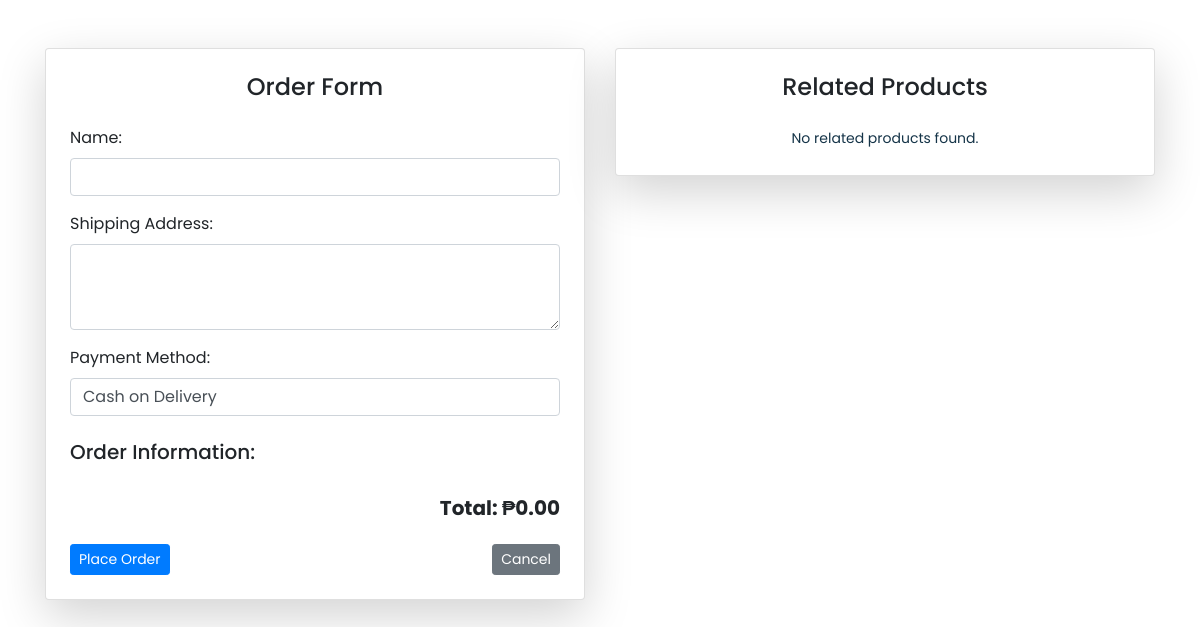
Page /order_form.php (signed in) on the earlier database version.
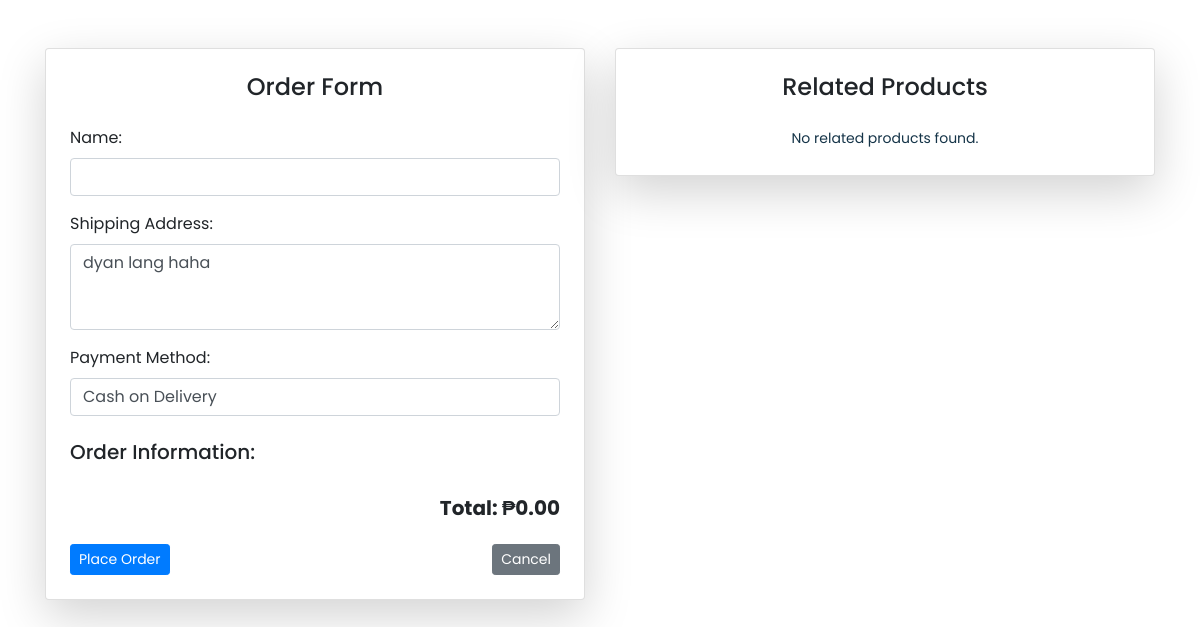
Same page on the later database version.
### tables this page shows
CREATE TABLE `users` (
  `id` int(11) NOT NULL,
  `username` varchar(50) NOT NULL,
  `password` varchar(255) NOT NULL,
  `email` varchar(100) NOT NULL,
  `role` varchar(20) NOT NULL DEFAULT 'customer',
  `gender` enum('male','female','other') DEFAULT NULL,
  `birthday` date DEFAULT NULL,
  `created_at` timestamp NOT NULL DEFAULT current_timestamp(),
  `reset_token` varchar(100) DEFAULT NULL,
  `address` text DEFAULT NULL
);

### order_form.php (the view, shortened to what this page needs)
<?php
require_once 'includes/connection.php';
$stmt = $pdo->prepare("SELECT * FROM users WHERE id = :id");
$stmt->bindParam(':id', $_SESSION['user_id'], PDO::PARAM_INT);
$stmt->execute();
$user = $stmt->fetch(PDO::FETCH_ASSOC);
$default_address = $user['address'] ?? '';
$total_price = 0;
$related_products = [];
?>
<!DOCTYPE html>
<html lang="en">
<head>
    <link rel="stylesheet" href="assets/css/bootstrap.min.css">
    <link rel="stylesheet" href="assets/css/style.css">
    <link rel="stylesheet" href="https://cdnjs.cloudflare.com/ajax/libs/font-awesome/4.7.0/css/font-awesome.min.css">
    <link rel="stylesheet" type="text/css" href="assets/css/bootstrap.min.css">
    <link rel="stylesheet" href="assets/css/style.css">
    <link rel="stylesheet" href="assets/css/get-product-style.css">
    <link rel="stylesheet" href="assets/css/owl-carousel.css">
    <link rel="stylesheet" href="assets/css/lightbox.css">
</head>
<body>
    <div class="container mt-5">
        <div class="row">
            <div class="col-12 col-md-7 col-lg-6">
                <div class="card shadow-lg p-4">
                    <h2 class="h4 mb-4 text-center">Order Form</h2>
                    <form action="process_order.php" method="POST">
                        <div class="form-group mb-3">
                            <label for="name">Name:</label>
                            <input type="text" class="form-control" id="name" name="name" value="<?php echo htmlspecialchars($user['name'] ?? ''); ?>" required>
                        </div>
                        <div class="form-group mb-3">
                            <label for="address">Shipping Address:</label>
                            <textarea class="form-control" id="address" name="address" rows="3" required><?php echo htmlspecialchars($default_address); ?></textarea>
                        </div>
                        <div class="form-group mb-4">
                            <label for="payment_method">Payment Method:</label>
                            <select class="form-control" id="payment_method" name="payment_method" required>
                                <option value="cash_on_delivery">Cash on Delivery</option>
                            </select>
                        </div>
                        <div class="form-group mb-4">
                            <h4 class="h5 mb-3">Order Information:</h4>
                            <p class="h5 text-end"><strong>Total: ₱<?php echo number_format($total_price, 2); ?></strong></p>
                        </div>
                        <div class="d-grid d-md-flex justify-content-between">
                            <button type="submit" class="btn btn-primary btn-sm">Place Order</button>
                            <a href="home.php" class="btn btn-secondary btn-sm">Cancel</a>
                        </div>
                    </form>
                </div>
            </div>
            <div class="col-12 col-md-5 col-lg-6">
                <div class="card shadow-lg p-4">
                    <h2 class="h4 mb-4 text-center">Related Products</h2>
                    <div class="row">
                    <?php if (!empty($related_products)): ?>
                        <?php foreach ($related_products as $related): ?>
                            <div class="col-md-4">
                                <div class="card mb-3">
                                    <div class="thumb">
                                        <?php
                                        $imagePath = !empty($related['image']) ? './uploads/' . basename($related['image']) : 'assets/images/default-product-image.jpg';
                                        $imageUrl = file_exists($imagePath) ? $imagePath : 'assets/images/default-product-image.jpg';
                                        ?>
                                        <img src="<?php echo htmlspecialchars($imageUrl); ?>" class="card-img-top" alt="<?php echo htmlspecialchars($related['name']); ?>">
                                    </div>
                                    <div class="card-body">
                                        <p class="card-title"><strong><?php echo htmlspecialchars($related['name']); ?></strong></p>
                                        <p class="card-text">₱<?php echo number_format($related['price'], 2); ?></p>
                                        <button class="btn btn-primary btn-sm view-product" data-product-id="<?php echo $related['id']; ?>">View</button>
                                    </div>
                                </div>
                            </div>
                        <?php endforeach; ?>
                    <?php else: ?>
                        <p class="text-center">No related products found.</p>
                    <?php endif; ?>
                    </div>
                </div>
            </div>
        </div>
    </div>
</body>
</html>

Differences in the rows shown:
now on this page (row edited): users: address "dyan lang haha"
